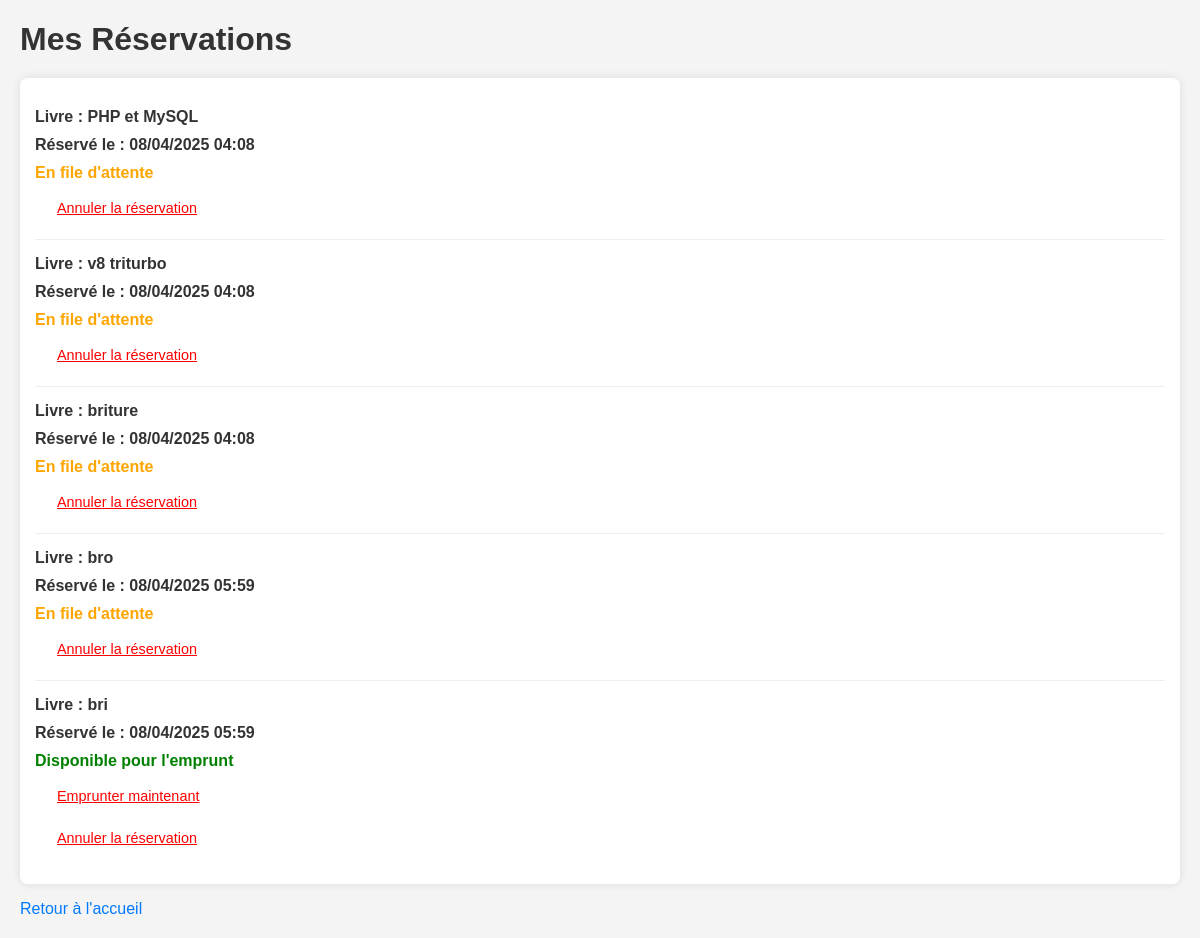
Page /mes_reservations/ (signed in) on the committed database.
### biblio/models.py (models this page shows, shortened)
class Reservation(models.Model):
    livre = models.ForeignKey(Livre, on_delete=models.CASCADE)
    utilisateur = models.ForeignKey(User, on_delete=models.CASCADE)
    date_reservation = models.DateTimeField(auto_now_add=True)
    position_file_attente = models.PositiveIntegerField(null=True, blank=True)
    alerte_envoyee = models.BooleanField(default=False)
    date_alerte_envoyee = models.DateTimeField(null=True, blank=True)
    est_disponible = models.BooleanField(default=False)
    class Meta:
        unique_together = ('livre', 'utilisateur')
        ordering = ['date_reservation']

class Livre(models.Model):
    titre = models.CharField(max_length=200)
    auteur = models.CharField(max_length=150)
    isbn = models.CharField(max_length=13, unique=True)
    date_publication = models.DateField(null=True, blank=True)
    nombre_exemplaires = models.PositiveIntegerField(default=1)
    nombre_disponibles = models.PositiveIntegerField(default=1)

### biblio/views.py (the view)
# urls.py: path('mes_reservations/', views.mes_reservations, name='mes_reservations'),
@login_required
def mes_reservations(request):
    reservations = Reservation.objects.filter(utilisateur=request.user).order_by('date_reservation')
    context = {'reservations': reservations}
    return render(request, 'biblio/mes_reservations.html', context)

### biblio/templates/biblio/mes_reservations.html (shortened to what this page needs)
<!DOCTYPE html>
<html lang="fr">
<head>
</head>
<body>
    <h1>Mes Réservations</h1>
    {% if reservations %}
        <ul>
            {% for reservation in reservations %}
                <li>
                    <span>Livre : {{ reservation.livre.titre }}</span>
                    <span>Réservé le : {{ reservation.date_reservation|date:"d/m/Y H:i" }}</span>
                    {% if reservation.est_disponible %}
                        <span class="available">Disponible pour l'emprunt</span>
                        <form method="post" action="{% url 'emprunter_livre_reserve' reservation.livre.id %}" style="display: inline;">
                            <button type="submit">Emprunter maintenant</button>
                        </form>
                        <form method="post" action="{% url 'annuler_reservation' reservation_id=reservation.id %}" style="display: inline;">
                            <button type="submit">Annuler la réservation</button>
                        </form>
                    {% else %}
                        <span class="waiting">En file d'attente</span>
                        <form method="post" action="{% url 'annuler_reservation' reservation_id=reservation.id %}" style="display: inline;">
                            <button type="submit">Annuler la réservation</button>
                        </form>
                    {% endif %}
                </li>
            {% endfor %}
        </ul>
    {% else %}
        <p class="no-reservations">Vous n'avez aucune réservation pour le moment.</p>
    {% endif %}
    <p><a href="{% url 'accueil' %}">Retour à l'accueil</a></p>
</body>
</html>

### biblio/templates/biblio/mes_reservations.html (style rules this page uses)
body { font-family: sans-serif; margin: 20px; background-color: #f4f4f4; color: #333; }
h1 { color: #333; margin-bottom: 20px; }
ul { list-style: none; padding: 0; background-color: #fff; border-radius: 8px; box-shadow: 0 0 10px rgba(0, 0, 0, 0.1); padding: 15px; }
li { padding: 15px 0; border-bottom: 1px solid #eee; display: flex; flex-direction: column; gap: 10px; }
li:last-child { border-bottom: none; }
li span { font-weight: bold; }
.available { color: green; }
.waiting { color: orange; }
li form { display: inline; margin-left: 10px; }
li button { padding: 8px 12px; border: none; border-radius: 4px; cursor: pointer; font-size: 0.9em; }
li button[type="submit"]:first-of-type { background-color: #28a745; color: white; }
li button[type="submit"]:last-of-type { background: none; border: none; color: red; text-decoration: underline; cursor: pointer; }
p { margin-top: 15px; color: #555; }
a { color: #007bff; text-decoration: none; }

### rows in the picture
Reservation: livre.titre "PHP et MySQL", date_reservation "08/04/2025 04:08", est_disponible "En file d'attente"
Reservation: livre.titre "v8 triturbo", date_reservation "08/04/2025 04:08", est_disponible "En file d'attente"
Reservation: livre.titre "briture", date_reservation "08/04/2025 04:08", est_disponible "En file d'attente"
Reservation: livre.titre "bro", date_reservation "08/04/2025 05:59", est_disponible "En file d'attente"
Reservation: livre.titre "bri", date_reservation "08/04/2025 05:59", est_disponible "Disponible pour l'emprunt"
